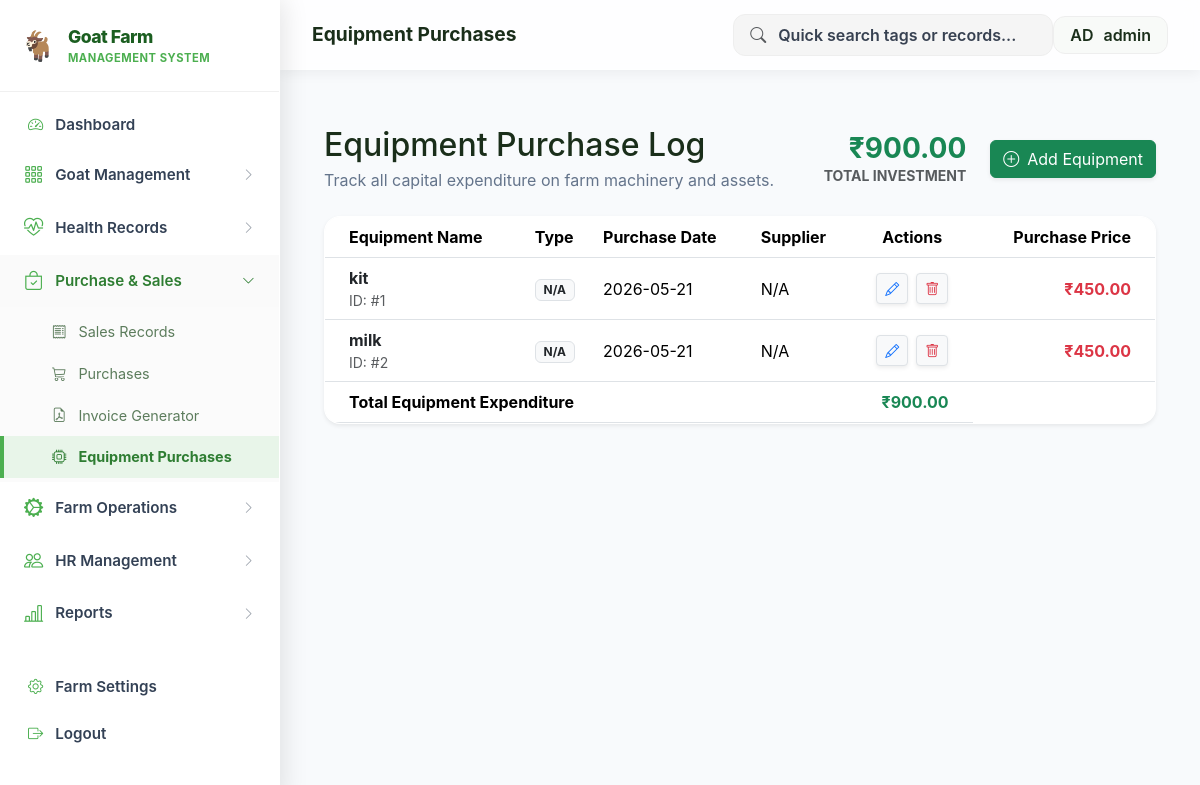
Before: /equipment_purchases (signed in) with the older database file.
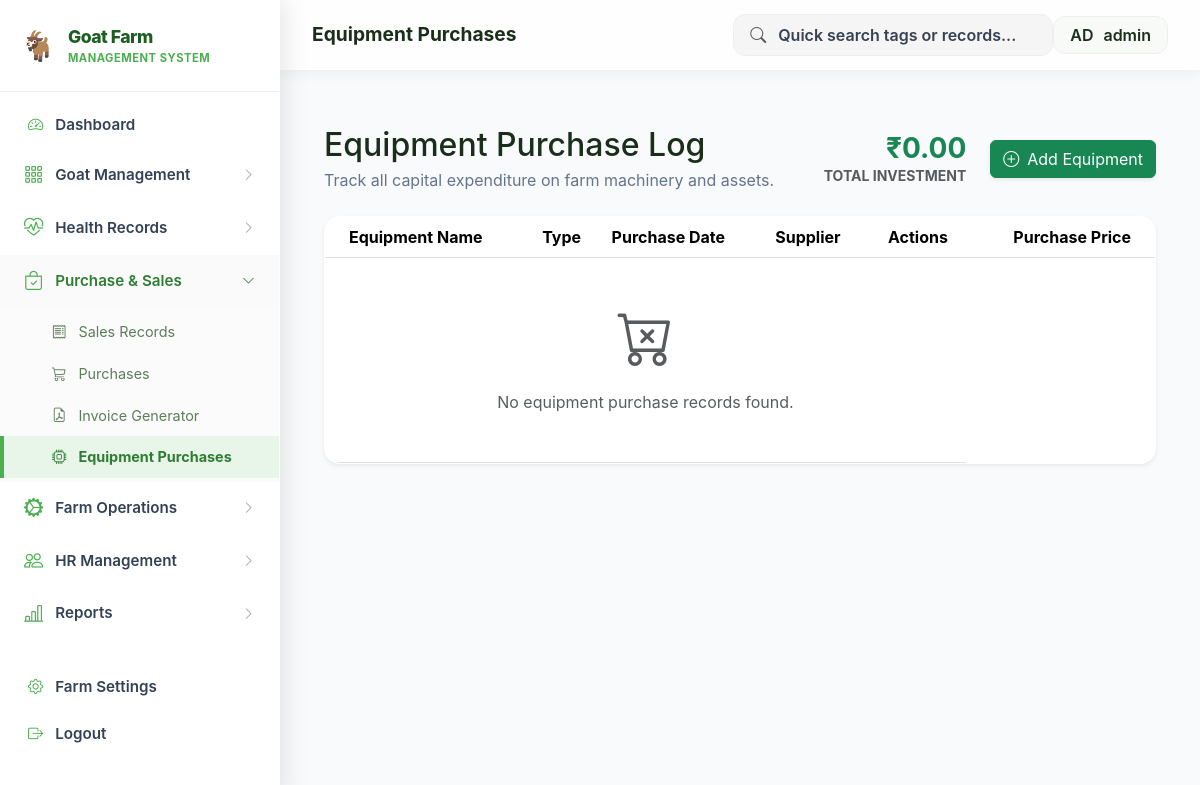
After: the same page with the newer database file.
### tables this page shows
CREATE TABLE equipment (
            id INTEGER PRIMARY KEY AUTOINCREMENT,
            equipment_name TEXT NOT NULL, category_id INTEGER,
            supplier_id INTEGER, purchase_date DATE, purchase_cost REAL,
            condition_status TEXT DEFAULT 'Good', assigned_employee TEXT,
            last_used_date DATE, service_due_date DATE,
            service_due_alert INTEGER DEFAULT 0, notes TEXT, name TEXT, type TEXT, supplier TEXT, status TEXT);

### Project_goatfarm.py (the view)
@app.route('/equipment_purchases')
def equipment_purchases():
    db = get_db()
    records = db.execute("SELECT * FROM equipment ORDER BY purchase_date DESC").fetchall()
    return render_template('equipment_purchases.html', records=records)

### Project_goatfarm.py (called while the page is built)
def get_db():
    conn = sqlite3.connect(DB_FILE)
    conn.row_factory = sqlite3.Row
    return conn

@app.before_request
def require_login():
    allowed_routes = ['login', 'static', 'register', 'verify_otp', 'goats', 'goat_detail']
    if request.endpoint not in allowed_routes and 'user_id' not in session:
        return redirect(url_for('login'))

### templates/equipment_purchases.html (shortened to what the changed rows need)
{% extends 'layout.html' %}
{% block content %}
<div class="container-fluid py-4">
    <div class="page-header mb-4 d-flex flex-wrap justify-content-between align-items-center gap-3">
        <div>
            <h2 class="fw-800 text-dark mb-1">Equipment Purchase Log</h2>
        </div>
        <div class="d-flex align-items-center gap-4">
            <div class="text-end">
                <div class="h3 fw-bold text-success mb-0">₹{{ "{:,.2f}".format(records|sum(attribute='purchase_cost')) }}</div>
                <div class="small text-muted text-uppercase fw-bold">Total Investment</div>
            </div>
        </div>
    </div>
    <div class="card border-0 shadow-sm rounded-4 overflow-hidden">
        <div class="table-responsive">
            <table class="table table-hover align-middle mb-0">
                <thead class="bg-light">
                    <tr>
                        <th class="ps-4">Equipment Name</th>
                        <th>Type</th>
                        <th>Purchase Date</th>
                        <th>Supplier</th>
                        <th class="text-center">Actions</th>
                        <th class="text-end pe-4">Purchase Price</th>
                    </tr>
                </thead>
                <tbody>
                    {% for record in records %}
                    <tr>
                        <td class="ps-4">
                            <div class="fw-bold text-dark">{{ record.name }}</div>
                            <div class="text-muted small">ID: #{{ record.id }}</div>
                        </td>
                        <td><span class="badge bg-light text-dark border">{{ record.type or 'N/A' }}</span></td>
                        <td>{{ record.purchase_date or 'N/A' }}</td>
                        <td>{{ record.supplier or 'N/A' }}</td>
                        <td class="text-center">
                            <div class="d-flex justify-content-center gap-2">
                                <a href="{{ url_for('equipment_edit', id=record.id) }}" class="btn btn-sm btn-light border shadow-sm" title="Edit">
                                    <i class="bi bi-pencil text-primary"></i>
                                </a>
                                <form action="{{ url_for('equipment_delete', id=record.id) }}" method="POST" class="m-0" onsubmit="return confirm('Are you sure you want to delete this equipment record?');">
                                    <button type="submit" class="btn btn-sm btn-light border shadow-sm" title="Delete">
                                        <i class="bi bi-trash text-danger"></i>
                                    </button>
                                </form>
                            </div>
                        </td>
                        <td class="text-end pe-4">
                            <span class="fw-bold text-danger">₹{{ "{:,.2f}".format(record.purchase_cost or 0) }}</span>
                        </td>
                    </tr>
                    {% else %}
                    <tr>
                        <td colspan="5" class="text-center py-5 text-muted">
                            <i class="bi bi-cart-x display-4 d-block mb-3"></i>
                            No equipment purchase records found.
                        </td>
                    </tr>
                    {% endfor %}
                </tbody>
                {% if records %}
                <tfoot class="bg-light fw-bold">
                    <tr>
                        <td colspan="4" class="ps-4">Total Equipment Expenditure</td>
                        <td class="text-end pe-4 text-success">₹{{ "{:,.2f}".format(records|sum(attribute='purchase_cost')) }}</td>
                    </tr>
                </tfoot>
                {% endif %}
            </table>
        </div>
    </div>
</div>
{% endblock %}

Changed rows visible on the page:
removed equipment: name "kit", id "1", type "N/A", purchase_date "2026-05-21", supplier "N/A", purchase_cost "450.00"
removed equipment: name "milk", id "2", type "N/A", purchase_date "2026-05-21", supplier "N/A", purchase_cost "450.00"
Other visible differences:
{{ "{:,.2f}".format(records|sum(attribute='purchase_cost')) }}: "900.00" → "0.00"
{{ "{:,.2f}".format(records|sum(attribute='purchase_cost')) }}: "900.00" → (not shown)
text no longer shown: "Total Equipment Expenditure ₹"
text now shown: "No equipment purchase records found."
